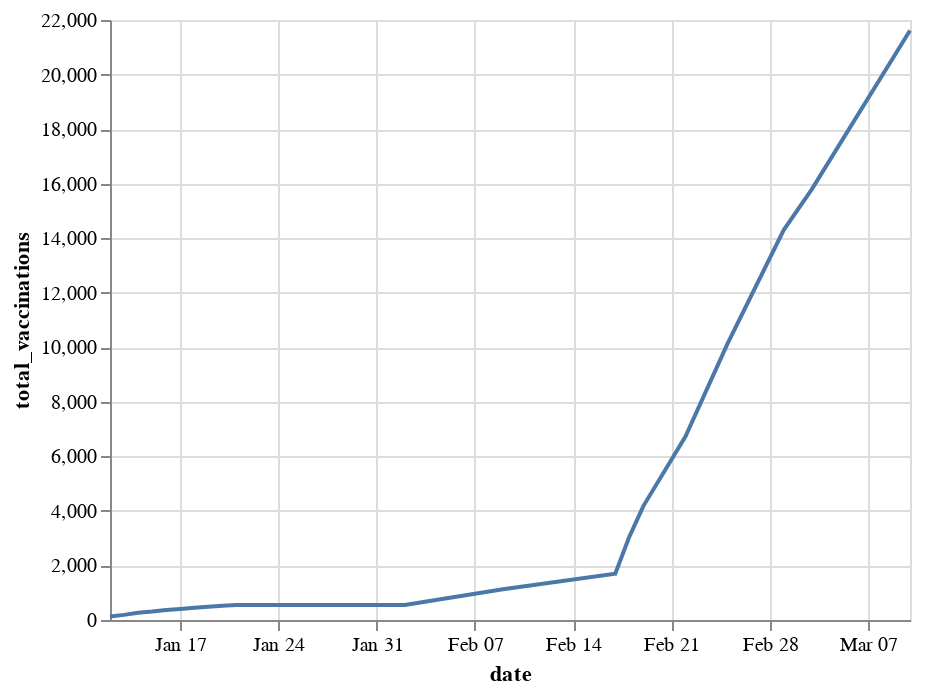

Notebook code for this chart:
### Code cell
import pandas as pd
import altair as alt

df = pd.read_csv('https://covid.ourworldindata.org/data/owid-covid-data.csv?v=2021-02-17')
df = df.fillna(0)

filtered_df = df[['iso_code',
                  'continent',
                  'location',
                  'date',
                  'total_cases',
                  'total_vaccinations',
                  'people_vaccinated',
                  'people_fully_vaccinated',
                  'new_vaccinations',
                  'population']]

df_remove_0_days = filtered_df[filtered_df['total_vaccinations'] != 0]

df_alb = df_remove_0_days[df_remove_0_days['iso_code'] == 'ALB']

alt.Chart(df_alb).mark_point().mark_line().encode(
    x = 'date:T',
    y = 'total_vaccinations'
)

### Figure 1 — Vega-Lite specification as saved in the notebook (floating-point values rounded to 4 significant figures)
{"config": {"view": {"continuousWidth": 400, "continuousHeight": 300}}, "data": {"name": "data-f3165a26a471c244676b8464531214b6"}, "mark": "line", "encoding": {"x": {"type": "temporal", "field": "date"}, "y": {"type": "quantitative", "field": "total_vaccinations"}}, "$schema": "https://vega.github.io/schema/vega-lite/v4.8.1.json", "datasets": {"data-f3165a26a471c244676b8464531214b6": [{"iso_code": "ALB", "continent": "Europe", "location": "Albania", "date": "2021-01-12", "total_cases": 64630.0, "total_vaccinations": 128.0, "people_vaccinated": 128.0, "people_fully_vaccinated": 0.0, "new_vaccinations": 0.0, "population": 2878000.0}, {"iso_code": "ALB", "continent": "Europe", "location": "Albania", "date": "2021-01-13", "total_cases": 65330.0, "total_vaccinations": 188.0, "people_vaccinated": 188.0, "people_fully_vaccinated": 0.0, "new_vaccinations": 60.0, "population": 2878000.0}, {"iso_code": "ALB", "continent": "Europe", "location": "Albania", "date": "2021-01-14", "total_cases": 65990.0, "total_vaccinations": 266.0, "people_vaccinated": 266.0, "people_fully_vaccinated": 0.0, "new_vaccinations": 78.0, "population": 2878000.0}, {"iso_code": "ALB", "continent": "Europe", "location": "Albania", "date": "2021-01-15", "total_cases": 66640.0, "total_vaccinations": 308.0, "people_vaccinated": 308.0, "people_fully_vaccinated": 0.0, "new_vaccinations": 42.0, "population": 2878000.0}, {"iso_code": "ALB", "continent": "Europe", "location": "Albania", "date": "2021-01-16", "total_cases": 67220.0, "total_vaccinations": 369.0, "people_vaccinated": 369.0, "people_fully_vaccinated": 0.0, "new_vaccinations": 61.0, "population": 2878000.0}, {"iso_code": "ALB", "continent": "Europe", "location": "Albania", "date": "2021-01-17", "total_cases": 67690.0, "total_vaccinations": 405.0, "people_vaccinated": 405.0, "people_fully_vaccinated": 0.0, "new_vaccinations": 36.0, "population": 2878000.0}, {"iso_code": "ALB", "continent": "Europe", "location": "Albania", "date": "2021-01-18", "total_cases": 67980.0, "total_vaccinations": 447.0, "people_vaccinated": 447.0, "people_fully_vaccinated": 0.0, "new_vaccinations": 42.0, "population": 2878000.0}, {"iso_code": "ALB", "continent": "Europe", "location": "Albania", "date": "2021-01-19", "total_cases": 68570.0, "total_vaccinations": 483.0, "people_vaccinated": 483.0, "people_fully_vaccinated": 0.0, "new_vaccinations": 36.0, "population": 2878000.0}, {"iso_code": "ALB", "continent": "Europe", "location": "Albania", "date": "2021-01-20", "total_cases": 69240.0, "total_vaccinations": 519.0, "people_vaccinated": 519.0, "people_fully_vaccinated": 0.0, "new_vaccinations": 36.0, "population": 2878000.0}, {"iso_code": "ALB", "continent": "Europe", "location": "Albania", "date": "2021-01-21", "total_cases": 69920.0, "total_vaccinations": 549.0, "people_vaccinated": 549.0, "people_fully_vaccinated": 0.0, "new_vaccinations": 30.0, "population": 2878000.0}, {"iso_code": "ALB", "continent": "Europe", "location": "Albania", "date": "2021-02-02", "total_cases": 79930.0, "total_vaccinations": 550.0, "people_vaccinated": 549.0, "people_fully_vaccinated": 1.0, "new_vaccinations": 0.0, "population": 2878000.0}, {"iso_code": "ALB", "continent": "Europe", "location": "Albania", "date": "2021-02-09", "total_cases": 87530.0, "total_vaccinations": 1127.0, "people_vaccinated": 689.0, "people_fully_vaccinated": 438.0, "new_vaccinations": 0.0, "population": 2878000.0}, {"iso_code": "ALB", "continent": "Europe", "location": "Albania", "date": "2021-02-17", "total_cases": 95730.0, "total_vaccinations": 1701.0, "people_vaccinated": 1090.0, "people_fully_vaccinated": 611.0, "new_vaccinations": 0.0, "population": 2878000.0}, {"iso_code": "ALB", "continent": "Europe", "location": "Albania", "date": "2021-02-18", "total_cases": 96840.0, "total_vaccinations": 3049.0, "people_vaccinated": 2438.0, "people_fully_vaccinated": 611.0, "new_vaccinations": 1348.0, "population": 2878000.0}, {"iso_code": "ALB", "continent": "Europe", "location": "Albania", "date": "2021-02-19", "total_cases": 97910.0, "total_vaccinations": 4177.0, "people_vaccinated": 0.0, "people_fully_vaccinated": 0.0, "new_vaccinations": 1128.0, "population": 2878000.0}, {"iso_code": "ALB", "continent": "Europe", "location": "Albania", "date": "2021-02-22", "total_cases": 101300.0, "total_vaccinations": 6728.0, "people_vaccinated": 6073.0, "people_fully_vaccinated": 655.0, "new_vaccinations": 0.0, "population": 2878000.0}, {"iso_code": "ALB", "continent": "Europe", "location": "Albania", "date": "2021-02-25", "total_cases": 104300.0, "total_vaccinations": 10140.0, "people_vaccinated": 0.0, "people_fully_vaccinated": 0.0, "new_vaccinations": 0.0, "population": 2878000.0}, {"iso_code": "ALB", "continent": "Europe", "location": "Albania", "date": "2021-03-01", "total_cases": 107900.0, "total_vaccinations": 14300.0, "people_vaccinated": 0.0, "people_fully_vaccinated": 0.0, "new_vaccinations": 0.0, "population": 2878000.0}, {"iso_code": "ALB", "continent": "Europe", "location": "Albania", "date": "2021-03-03", "total_cases": 109700.0, "total_vaccinations": 15790.0, "people_vaccinated": 0.0, "people_fully_vaccinated": 0.0, "new_vaccinations": 0.0, "population": 2878000.0}, {"iso_code": "ALB", "continent": "Europe", "location": "Albania", "date": "2021-03-10", "total_cases": 114800.0, "total_vaccinations": 21610.0, "people_vaccinated": 0.0, "people_fully_vaccinated": 0.0, "new_vaccinations": 0.0, "population": 2878000.0}]}}
